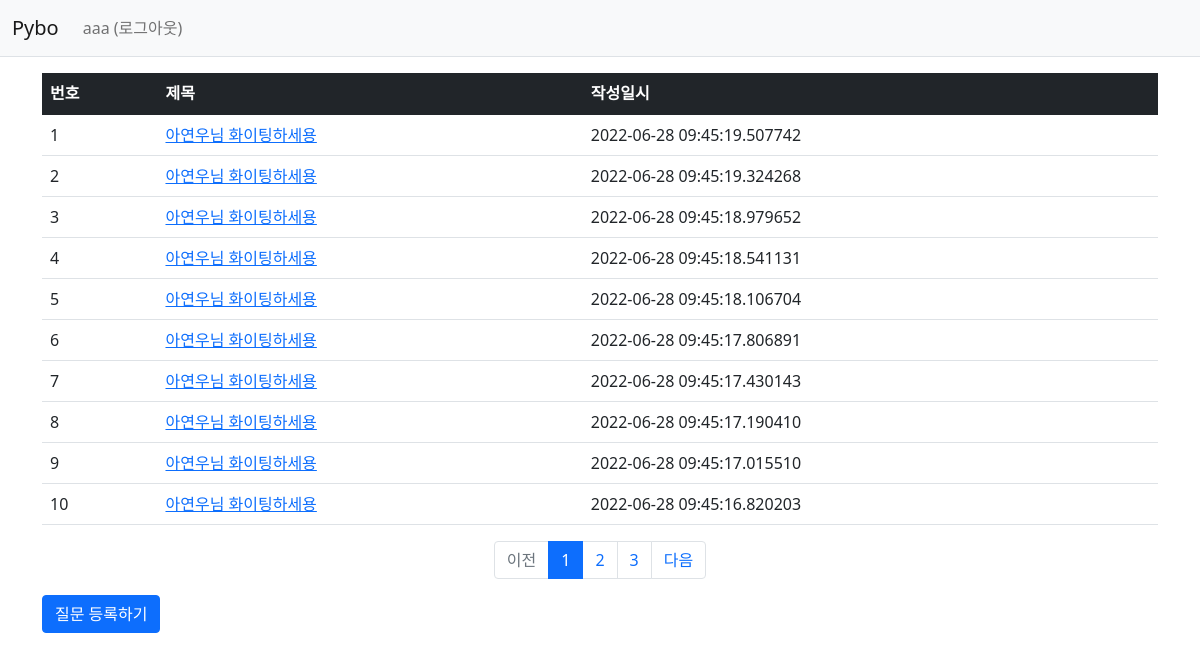
/question/list/ (signed in), run on the app's committed database.
### pybo/models.py (models this page shows)
class User(db.Model):
    id = db.Column(db.Integer, primary_key=True)
    username = db.Column(db.String(150), unique=True, nullable=False)
    password = db.Column(db.String(200), nullable=False)
    email = db.Column(db.String(120), unique=True, nullable=False)

class Question(db.Model):
    id = db.Column(db.Integer , primary_key=True)
    subject = db.Column(db.String(200) , nullable=False)
    content = db.Column(db.Text(),nullable=False)
    create_date = db.Column(db.DateTime(),nullable=False)

### pybo/views/question_views.py (the view)
@bp.route('/list/')
def questionlist():
    page = request.args.get('page', type=int, default=1)  # 페이지
    question_list = Question.query.order_by(Question.create_date.desc())
    question_list = question_list.paginate(page, per_page=10)
    return render_template('question/question_list.html', question_list=question_list)

### pybo/views/auth_views.py (called while the page is built)
@bp.before_app_request
def load_logged_in_user():
    user_id = session.get('user_id')
    if user_id is None:
        g.user = None
    else:
        g.user = User.query.get(user_id)

### pybo/templates/question/question_list.html (shortened to what this page needs)
<!DOCTYPE html>
<html lang="en">
<head>
</head>
<body>
{% extends 'base.html' %}
{% block content %}
<div class="container my-3">
    <table class="table">
        <thead>
        <tr class="table-dark">
            <th>번호</th>
            <th>제목</th>
            <th>작성일시</th>
        </tr>
        </thead>
        <tbody>
            {% if question_list %}
                {% for question in question_list.items %}
                    <tr>
                        <td>{{ loop.index }}</td>
                        <td><a href="{{ url_for('question.detail' , question_id=question.id) }}">{{ question.subject }} </a></td>
                        <td>{{ question.create_date }}</td>
                    </tr>
                {% endfor %}
            {% endif %}
        </tbody>
    </table>
    <ul class="pagination justify-content-center">
        {% if question_list.has_prev %}
        <li class="page-item">
            <a class="page-link" href="?page={{ question_list.prev_num }}">이전</a>
        </li>
        {% else %}
        <li class="page-item disabled">
            <a class="page-link" tabindex="-1" aria-disabled="true" href="javascript:void(0)">이전</a>
        </li>
        {% endif %}
        {% for page_num in question_list.iter_pages() %}
        {% if page_num %}
        {% if page_num != question_list.page %}
        <li class="page-item">
            <a class="page-link" href="?page={{ page_num }}">{{ page_num }}</a>
        </li>
        {% else %}
        <li class="page-item active" aria-current="page">
            <a class="page-link" href="javascript:void(0)">{{ page_num }}</a>
        </li>
        {% endif %}
        {% else %}
        <li class="disabled">
            <a class="page-link" href="javascript:void(0)">...</a>
        </li>
        {% endif %}
        {% endfor %}
        {% if question_list.has_next %}
        <li class="page-item">
            <a class="page-link" href="?page={{ question_list.next_num }}">다음</a>
        </li>
        {% else %}
        <li class="page-item disabled">
            <a class="page-link" tabindex="-1" aria-disabled="true" href="javascript:void(0)">다음</a>
        </li>
        {% endif %}
    </ul>
     <a href="{{ url_for('question.create') }}" class="btn btn-primary">질문 등록하기</a>
</div>
{% endblock %}

### pybo/templates/base.html (shortened to what this page needs)
<!doctype html>
<html lang="ko">
<head>
    <link rel="stylesheet" href="{{ url_for('static', filename='bootstrap.min.css') }}">
</head>
<body>
<nav class="navbar navbar-expand-lg navbar-light bg-light border-bottom">
    <div class="container-fluid">
        <a class="navbar-brand" href="{{ url_for('main.index') }}">Pybo</a>
        <div class="collapse navbar-collapse" id="navbarSupportedContent">
            {% if g.user %}
            <ul class="navbar-nav">
                <li class="nav-item ">
                    <a class="nav-link" href="{{ url_for('auth.logout') }}">{{ g.user.username }} (로그아웃)</a>
                </li>
            </ul>
            {% endif %}
        </div>
    </div>
</nav>
{% block content %}
{% endblock %}
</body>
</html>

### data on the page
User: user.username "aaa"
Question: subject "아연우님 화이팅하세용", create_date "2022-06-28 09:45:19.507742"
Question: subject "아연우님 화이팅하세용", create_date "2022-06-28 09:45:19.324268"
Question: subject "아연우님 화이팅하세용", create_date "2022-06-28 09:45:18.979652"
Question: subject "아연우님 화이팅하세용", create_date "2022-06-28 09:45:18.541131"
Question: subject "아연우님 화이팅하세용", create_date "2022-06-28 09:45:18.106704"
Question: subject "아연우님 화이팅하세용", create_date "2022-06-28 09:45:17.806891"
Question: subject "아연우님 화이팅하세용", create_date "2022-06-28 09:45:17.430143"
Question: subject "아연우님 화이팅하세용", create_date "2022-06-28 09:45:17.190410"
Question: subject "아연우님 화이팅하세용", create_date "2022-06-28 09:45:17.015510"
Question: subject "아연우님 화이팅하세용", create_date "2022-06-28 09:45:16.820203"

### other printed values
{{ page_num }} "1"
{{ page_num }} "2" "3"
